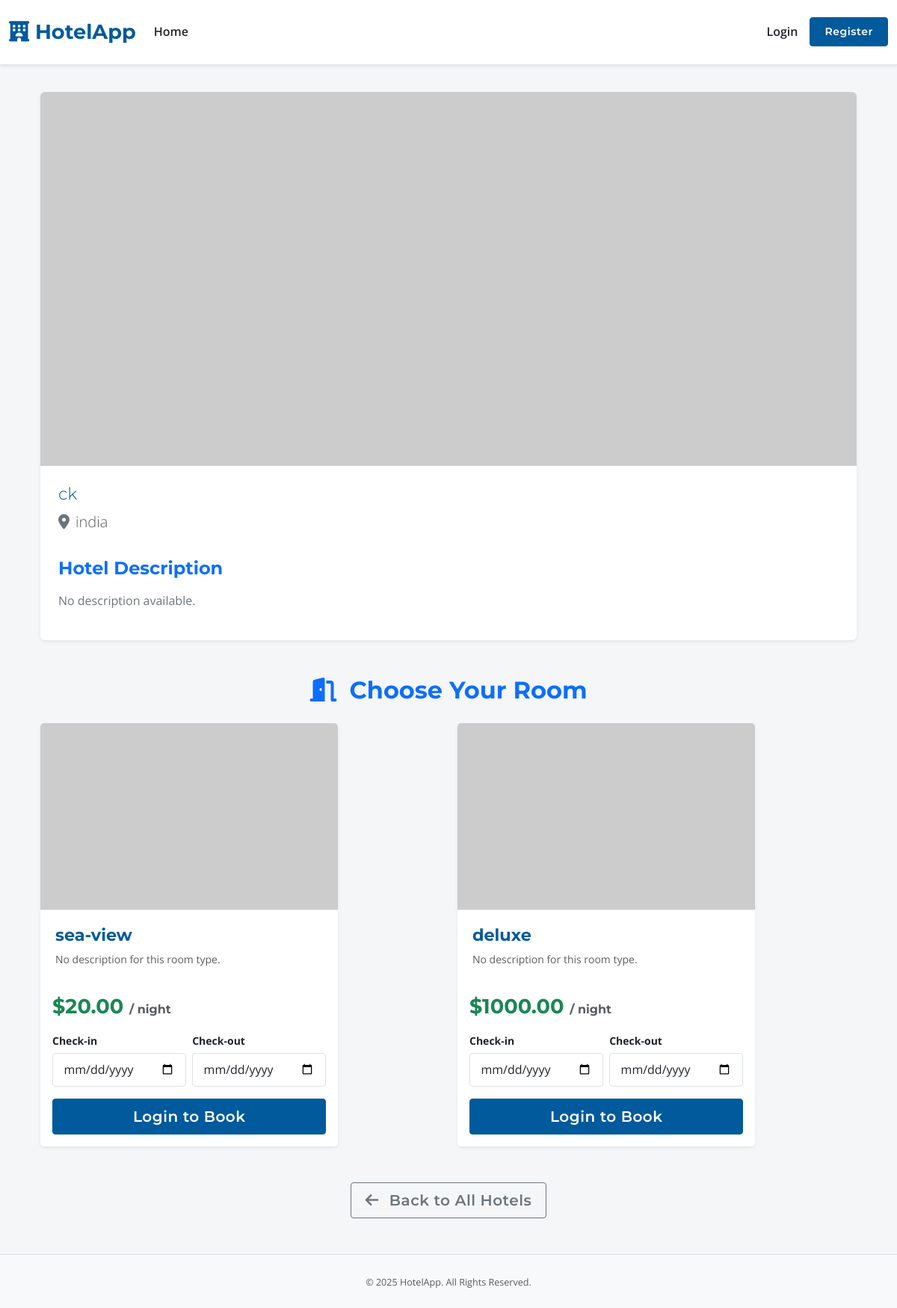
Page /hotel/1 on the committed database.
### app.py (models this page shows, shortened)
class Hotel(db.Model):
    id = db.Column(db.Integer, primary_key=True)
    name = db.Column(db.String(100), nullable=False)
    location = db.Column(db.String(200), nullable=False)
    description = db.Column(db.Text, nullable=True)
    price_per_night = db.Column(db.Float, nullable=True) # "Starting From" price
    image_url = db.Column(db.String(255), nullable=True, default='https://via.placeholder.com/800x500.png?text=Main+Hotel+Image')
    owner_id = db.Column(db.Integer, db.ForeignKey('user.id'), nullable=False)
    is_approved = db.Column(db.Boolean, default=False, nullable=False)
    star_rating = db.Column(db.Integer, nullable=True)
    amenities = db.Column(db.String(300), nullable=True)
    latitude = db.Column(db.Float, nullable=True)
    longitude = db.Column(db.Float, nullable=True)
    gallery_images = db.relationship('HotelImage', backref='hotel_ref', lazy='dynamic', cascade="all, delete-orphan")
    bookings = db.relationship('Booking', backref='hotel', lazy=True, foreign_keys='Booking.hotel_id', cascade="all, delete-orphan")
    wishlisted_by_users = db.relationship('Wishlist', backref='hotel', lazy='dynamic', cascade='all, delete-orphan')
    room_types = db.relationship('RoomType', backref='hotel_ref', lazy='dynamic', cascade="all, delete-orphan") # changed backref to hotel_ref to avoid conflict
    def get_amenities_list(self):
        return [a.strip() for a in self.amenities.split(',') if a.strip()] if self.amenities else []

class RoomType(db.Model):
    id = db.Column(db.Integer, primary_key=True)
    hotel_id = db.Column(db.Integer, db.ForeignKey('hotel.id', ondelete='CASCADE'), nullable=False)
    name = db.Column(db.String(100), nullable=False)
    description = db.Column(db.Text, nullable=True)
    price_per_night = db.Column(db.Float, nullable=False)
    number_of_rooms = db.Column(db.Integer, nullable=False, default=1)
    amenities = db.Column(db.String(300), nullable=True)
    main_image_url = db.Column(db.String(255), nullable=True, default='https://via.placeholder.com/800x500.png?text=Room+Image')
    gallery_images = db.relationship('RoomImage', backref='room_type_ref', lazy='dynamic', cascade="all, delete-orphan")
    bookings = db.relationship('Booking', backref='room_type', lazy='dynamic')
    def get_amenities_list(self):
        return [a.strip() for a in self.amenities.split(',') if a.strip()] if self.amenities else []

### app.py (the view)
@app.route('/hotel/<int:hotel_id>')
def hotel_detail(hotel_id):
    hotel = Hotel.query.get_or_404(hotel_id)
    if not hotel.is_approved and (not current_user.is_authenticated or (current_user.role != 'admin' and current_user.id != hotel.owner_id)):
        flash("This hotel is not yet approved or does not exist.", "warning"); return redirect(url_for('index'))
    room_types = hotel.room_types.order_by(RoomType.price_per_night.asc()).all()
    all_images_for_carousel = []
    gallery_items = hotel.gallery_images.order_by(HotelImage.id).all()
    gallery_filenames_in_db = [img.filename for img in gallery_items]
    if hotel.image_url and not hotel.image_url.startswith('https://via.placeholder.com'):
        all_images_for_carousel.append({'url': hotel.image_url, 'alt': f"{hotel.name} - Main View"})
        main_img_filename_component = hotel.image_url.split('/')[-1]
        if main_img_filename_component in gallery_filenames_in_db:
             gallery_filenames_in_db.remove(main_img_filename_component)
    for image_db_entry_filename in gallery_filenames_in_db:
        all_images_for_carousel.append({'url': url_for('static', filename=f'uploads/hotel_images/{image_db_entry_filename}'), 'alt': f"{hotel.name} - View"})
    if not all_images_for_carousel:
        all_images_for_carousel.append({'url': 'https://via.placeholder.com/800x500.png?text=No+Images+Available', 'alt': 'No Images Available'})
    return render_template('hotel_detail.html', hotel=hotel, room_types=room_types, today=date.today().isoformat(), carousel_images=all_images_for_carousel)

### app.py (called while the page is built)
@app.context_processor
def utility_processor():
    def is_hotel_in_wishlist(hotel_id):
        if current_user.is_authenticated:
            return Wishlist.query.filter_by(user_id=current_user.id, hotel_id=hotel_id).first() is not None
        return False
    return dict(is_hotel_in_wishlist=is_hotel_in_wishlist)

### templates/hotel_detail.html (shortened to what this page needs)
{% extends "base.html" %}
{% block content %}
<div class="container mt-4 mb-5">
    <div class="card shadow-sm border-0 mb-5">
        {% if carousel_images and carousel_images|length > 0 %}
        <div id="hotelImageCarousel" class="carousel slide carousel-fade" data-bs-ride="carousel">
            <div class="carousel-inner" style="border-top-left-radius: 0.375rem; border-top-right-radius: 0.375rem;">
                {% for image_info in carousel_images %}
                <div class="carousel-item {% if loop.first %}active{% endif %}">
                    <img src="{{ image_info.url }}" class="d-block w-100" alt="{{ image_info.alt }}" style="height: 500px; object-fit: cover;">
                </div>
                {% endfor %}
            </div>
        </div>
        {% else %}
        <img src="https://via.placeholder.com/800x500.png?text=No+Image+Available" class="card-img-top" alt="No Image Available" style="height: 500px; object-fit: cover; border-top-left-radius: 0.375rem; border-top-right-radius: 0.375rem;">
        {% endif %}
        <div class="card-body p-4">
            <div class="d-flex justify-content-between align-items-start">
                <div>
                    <h1 class="card-title display-5 mb-2">{{ hotel.name }}</h1>
                    <p class="lead text-muted mb-2"><i class="fas fa-map-marker-alt text-secondary me-2"></i>{{ hotel.location }}</p>
                </div>
            </div>
            <h4 class="mt-4 mb-3 text-primary">Hotel Description</h4>
            <p class="text-secondary preserve-newlines">{{ hotel.description if hotel.description else "No description available." }}</p>
        </div>
    </div>
    <h2 class="text-center mb-4 text-primary"><i class="fas fa-door-open me-2"></i> Choose Your Room</h2>
    {% if room_types %}
        <div class="row row-cols-1 row-cols-lg-2 g-4">
            {% for room in room_types %}
            <div class="col d-flex align-items-stretch">
                <div class="card h-100 shadow-sm border-0">
                    <img src="{{ room.main_image_url or 'https://via.placeholder.com/800x500.png?text=No+Room+Image' }}" class="card-img-top" alt="{{ room.name }}" style="height: 250px; object-fit: cover;">
                    <div class="card-body">
                        <h4 class="card-title">{{ room.name }}</h4>
                        <p class="card-text text-muted small">{{ room.description or 'No description for this room type.'}}</p>
                    </div>
                    <div class="card-footer bg-white border-top-0 p-3">
                        <h3 class="text-success mb-3">${{ "%.2f"|format(room.price_per_night) }} <small class="text-muted fs-6">/ night</small></h3>
                        <form method="POST" action="{{ url_for('book_room', room_type_id=room.id) }}">
                            <div class="row g-2">
                                <div class="col-sm-6">
                                    <label for="check_in_date_{{room.id}}" class="form-label small fw-bold">Check-in</label>
                                    <input type="date" class="form-control" id="check_in_date_{{room.id}}" name="check_in_date" min="{{ today }}" required>
                                </div>
                                <div class="col-sm-6">
                                    <label for="check_out_date_{{room.id}}" class="form-label small fw-bold">Check-out</label>
                                    <input type="date" class="form-control" id="check_out_date_{{room.id}}" name="check_out_date" min="{{ today }}" required>
                                </div>
                            </div>
                            <div class="d-grid mt-3">
                                {% if current_user.is_authenticated %}
                                    <button type="submit" class="btn btn-primary btn-lg"><i class="fas fa-calendar-check me-2"></i> Book This Room</button>
                                {% else %}
                                     <a href="{{ url_for('login', next=request.url) }}" class="btn btn-primary btn-lg">Login to Book</a>
                                {% endif %}
                            </div>
                        </form>
                    </div>
                </div>
            </div>
            {% endfor %}
        </div>
    {% else %}
        <div class="alert alert-warning text-center shadow-sm">This hotel has not listed any rooms yet. Please check back later.</div>
    {% endif %}
    <div class="mt-5 text-center"><a href="{{ url_for('index') }}" class="btn btn-outline-secondary btn-lg"><i class="fas fa-arrow-left me-2"></i> Back to All Hotels</a></div>
</div>
{% endblock %}

### static/style.css (style rules this page uses)
:root { --primary-color: #005A9C; --secondary-color: #FFA500; --light-bg: #f8f9fa; --dark-text: #212529; --medium-text: #6c757d; --border-color: #dee2e6; --card-shadow: 0 2px 8px rgba(0, 0, 0, 0.075); --card-hover-shadow: 0 6px 15px rgba(0, 0, 0, 0.12); }
body { font-family: 'Open Sans', sans-serif; color: var(--dark-text); background-color: #f4f6f8; padding-top: 75px; line-height: 1.6; display: flex; flex-direction: column; min-height: 100vh; }
.container, .container-fluid { flex-grow: 1; }
h1, h2, h3, h4, h5, h6 { font-family: 'Montserrat', sans-serif; font-weight: 700; color: var(--primary-color); }
h1 { font-size: 2.4rem; margin-bottom: 1rem; }
h2 { font-size: 2rem; margin-bottom: 0.8rem; }
h3 { font-size: 1.7rem; margin-bottom: 0.6rem; }
a { color: var(--primary-color); text-decoration: none; transition: color 0.2s ease-in-out; }
.btn { font-family: 'Montserrat', sans-serif; font-weight: 600; padding: 0.5rem 1.2rem; border-radius: 0.25rem; transition: all 0.2s ease-in-out; letter-spacing: 0.5px; }
.btn-primary { background-color: var(--primary-color); border-color: var(--primary-color); }
.form-control, .form-select { border-radius: 0.25rem; border: 1px solid var(--border-color); padding: 0.6rem 0.9rem; transition: border-color 0.2s ease, box-shadow 0.2s ease; }
.form-label { font-weight: 600; margin-bottom: 0.3rem; }
.card { border: 1px solid var(--border-color); border-radius: 0.375rem; box-shadow: var(--card-shadow); transition: box-shadow 0.25s ease-in-out, transform 0.25s ease-in-out; background-color: #fff; }
.card-img-top { border-bottom: 1px solid var(--border-color); }
.card-body { padding: 1.25rem; }
.card-title { font-size: 1.4rem; color: var(--primary-color); margin-bottom: 0.5rem; }
.card-footer { background-color: #fff; border-top: 1px solid var(--border-color); padding: 1rem 1.25rem; }
.preserve-newlines { white-space: pre-wrap; }

### templates/base.html (style rules this page uses)
body { padding-top: 75px; }

### rows in the picture
Hotel: name "ck", location "india", description "No description available."
RoomType: name "sea-view", description "No description for this room type.", price_per_night "20.00"
RoomType: name "deluxe", description "No description for this room type.", price_per_night "1000.00"
